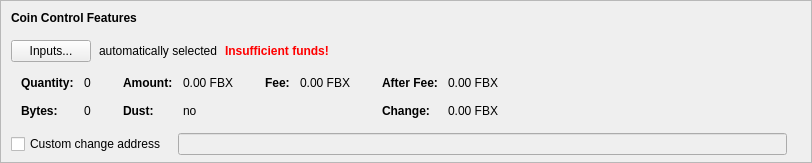
    <widget class="QFrame" name="frameCoinControl">
     <property name="sizePolicy">
      <sizepolicy hsizetype="Expanding" vsizetype="Expanding">
       <horstretch>0</horstretch>
       <verstretch>0</verstretch>
      </sizepolicy>
     </property>
     <property name="maximumSize">
      <size>
       <width>16777215</width>
       <height>16777215</height>
      </size>
     </property>
     <property name="frameShape">
      <enum>QFrame::StyledPanel</enum>
     </property>
     <property name="frameShadow">
      <enum>QFrame::Sunken</enum>
     </property>
     <layout class="QVBoxLayout" name="verticalLayoutCoinControl2">
      <property name="spacing">
       <number>0</number>
      </property>
      <property name="leftMargin">
       <number>0</number>
      </property>
      <property name="topMargin">
       <number>0</number>
      </property>
      <property name="rightMargin">
       <number>0</number>
      </property>
      <property name="bottomMargin">
       <number>6</number>
      </property>
      <item>
       <layout class="QVBoxLayout" name="verticalLayoutCoinControl" stretch="0,0,0,0,1">
        <property name="spacing">
         <number>0</number>
        </property>
        <property name="leftMargin">
         <number>10</number>
        </property>
        <property name="topMargin">
         <number>10</number>
        </property>
        <item>
         <layout class="QHBoxLayout" name="horizontalLayoutCoinControl1">
          <property name="bottomMargin">
           <number>15</number>
          </property>
          <item>
           <widget class="QLabel" name="labelCoinControlFeatures">
            <property name="sizePolicy">
             <sizepolicy hsizetype="Preferred" vsizetype="Maximum">
              <horstretch>0</horstretch>
              <verstretch>0</verstretch>
             </sizepolicy>
            </property>
            <property name="font">
             <font>
              <weight>75</weight>
              <bold>true</bold>
             </font>
            </property>
            <property name="styleSheet">
             <string notr="true">font-weight:bold;</string>
            </property>
            <property name="text">
             <string>Coin Control Features</string>
            </property>
           </widget>
          </item>
         </layout>
        </item>
        <item>
         <layout class="QHBoxLayout" name="horizontalLayoutCoinControl2" stretch="0,0,0,0">
          <property name="spacing">
           <number>8</number>
          </property>
          <property name="bottomMargin">
           <number>10</number>
          </property>
          <item>
           <widget class="QPushButton" name="pushButtonCoinControl">
            <property name="styleSheet">
             <string notr="true"/>
            </property>
            <property name="text">
             <string>Inputs...</string>
            </property>
            <property name="autoDefault">
             <bool>false</bool>
            </property>
           </widget>
          </item>
          <item>
           <widget class="QLabel" name="labelCoinControlAutomaticallySelected">
            <property name="text">
             <string>automatically selected</string>
            </property>
            <property name="margin">
             <number>5</number>
            </property>
           </widget>
          </item>
          <item>
           <widget class="QLabel" name="labelCoinControlInsuffFunds">
            <property name="font">
             <font>
              <weight>75</weight>
              <bold>true</bold>
             </font>
            </property>
            <property name="styleSheet">
             <string notr="true">color:red;font-weight:bold;</string>
            </property>
            <property name="text">
             <string>Insufficient funds!</string>
            </property>
            <property name="margin">
             <number>5</number>
            </property>
           </widget>
          </item>
          <item>
           <spacer name="horizontalSpacerCoinControl">
            <property name="orientation">
             <enum>Qt::Horizontal</enum>
            </property>
            <property name="sizeHint" stdset="0">
             <size>
              <width>40</width>
              <height>1</height>
             </size>
            </property>
           </spacer>
          </item>
         </layout>
        </item>
        <item>
         <widget class="QWidget" name="widgetCoinControl" native="true">
          <property name="sizePolicy">
           <sizepolicy hsizetype="Preferred" vsizetype="Preferred">
            <horstretch>0</horstretch>
            <verstretch>0</verstretch>
           </sizepolicy>
          </property>
          <property name="minimumSize">
           <size>
            <width>0</width>
            <height>0</height>
           </size>
          </property>
          <property name="styleSheet">
           <string notr="true"/>
          </property>
          <layout class="QHBoxLayout" name="horizontalLayoutCoinControl5">
           <property name="leftMargin">
            <number>0</number>
           </property>
           <property name="topMargin">
            <number>0</number>
           </property>
           <property name="rightMargin">
            <number>0</number>
           </property>
           <property name="bottomMargin">
            <number>0</number>
           </property>
           <item>
            <layout class="QHBoxLayout" name="horizontalLayoutCoinControl3" stretch="0,0,0,1">
             <property name="spacing">
              <number>20</number>
             </property>
             <property name="topMargin">
              <number>0</number>
             </property>
             <property name="bottomMargin">
              <number>10</number>
             </property>
             <item>
              <layout class="QFormLayout" name="formLayoutCoinControl1">
               <property name="horizontalSpacing">
                <number>10</number>
               </property>
               <property name="verticalSpacing">
                <number>14</number>
               </property>
               <property name="leftMargin">
                <number>10</number>
               </property>
               <property name="topMargin">
                <number>4</number>
               </property>
               <property name="rightMargin">
                <number>6</number>
               </property>
               <item row="0" column="0">
                <widget class="QLabel" name="labelCoinControlQuantityText">
                 <property name="font">
                  <font>
                   <weight>75</weight>
                   <bold>true</bold>
                  </font>
                 </property>
                 <property name="text">
                  <string>Quantity:</string>
                 </property>
                 <property name="margin">
                  <number>0</number>
                 </property>
                </widget>
               </item>
               <item row="0" column="1">
                <widget class="QLabel" name="labelCoinControlQuantity">
                 <property name="cursor">
                  <cursorShape>IBeamCursor</cursorShape>
                 </property>
                 <property name="contextMenuPolicy">
                  <enum>Qt::ActionsContextMenu</enum>
                 </property>
                 <property name="text">
                  <string notr="true">0</string>
                 </property>
                 <property name="margin">
                  <number>0</number>
                 </property>
                 <property name="textInteractionFlags">
                  <set>Qt::LinksAccessibleByMouse|Qt::TextSelectableByKeyboard|Qt::TextSelectableByMouse</set>
                 </property>
                </widget>
               </item>
               <item row="1" column="0">
                <widget class="QLabel" name="labelCoinControlBytesText">
                 <property name="font">
                  <font>
                   <weight>75</weight>
                   <bold>true</bold>
                  </font>
                 </property>
                 <property name="text">
                  <string>Bytes:</string>
                 </property>
                </widget>
               </item>
               <item row="1" column="1">
                <widget class="QLabel" name="labelCoinControlBytes">
                 <property name="cursor">
                  <cursorShape>IBeamCursor</cursorShape>
                 </property>
                 <property name="contextMenuPolicy">
                  <enum>Qt::ActionsContextMenu</enum>
                 </property>
                 <property name="text">
                  <string notr="true">0</string>
                 </property>
                 <property name="textInteractionFlags">
                  <set>Qt::LinksAccessibleByMouse|Qt::TextSelectableByKeyboard|Qt::TextSelectableByMouse</set>
                 </property>
                </widget>
               </item>
              </layout>
             </item>
             <item>
              <layout class="QFormLayout" name="formLayoutCoinControl2">
               <property name="horizontalSpacing">
                <number>10</number>
               </property>
               <property name="verticalSpacing">
                <number>14</number>
               </property>
               <property name="leftMargin">
                <number>6</number>
               </property>
               <property name="topMargin">
                <number>4</number>
               </property>
               <property name="rightMargin">
                <number>6</number>
               </property>
               <item row="0" column="0">
                <widget class="QLabel" name="labelCoinControlAmountText">
                 <property name="font">
                  <font>
                   <weight>75</weight>
                   <bold>true</bold>
                  </font>
                 </property>
                 <property name="text">
                  <string>Amount:</string>
                 </property>
                 <property name="margin">
                  <number>0</number>
                 </property>
                </widget>
               </item>
               <item row="0" column="1">
                <widget class="QLabel" name="labelCoinControlAmount">
                 <property name="cursor">
                  <cursorShape>IBeamCursor</cursorShape>
                 </property>
                 <property name="contextMenuPolicy">
                  <enum>Qt::ActionsContextMenu</enum>
                 </property>
                 <property name="text">
                  <string notr="true">0.00 FBX</string>
                 </property>
                 <property name="textInteractionFlags">
                  <set>Qt::LinksAccessibleByMouse|Qt::TextSelectableByKeyboard|Qt::TextSelectableByMouse</set>
                 </property>
                </widget>
               </item>
               <item row="1" column="0">
                <widget class="QLabel" name="labelCoinControlLowOutputText">
                 <property name="font">
                  <font>
                   <weight>75</weight>
                   <bold>true</bold>
                  </font>
                 </property>
                 <property name="text">
                  <string>Dust:</string>
                 </property>
                </widget>
               </item>
               <item row="1" column="1">
                <widget class="QLabel" name="labelCoinControlLowOutput">
                 <property name="cursor">
                  <cursorShape>IBeamCursor</cursorShape>
                 </property>
                 <property name="contextMenuPolicy">
                  <enum>Qt::ActionsContextMenu</enum>
                 </property>
                 <property name="text">
                  <string notr="true">no</string>
                 </property>
                 <property name="textInteractionFlags">
                  <set>Qt::LinksAccessibleByMouse|Qt::TextSelectableByKeyboard|Qt::TextSelectableByMouse</set>
                 </property>
                </widget>
               </item>
              </layout>
             </item>
             <item>
              <layout class="QFormLayout" name="formLayoutCoinControl3">
               <property name="horizontalSpacing">
                <number>10</number>
               </property>
               <property name="verticalSpacing">
                <number>14</number>
               </property>
               <property name="leftMargin">
                <number>6</number>
               </property>
               <property name="topMargin">
                <number>4</number>
               </property>
               <property name="rightMargin">
                <number>6</number>
               </property>
               <item row="0" column="0">
                <widget class="QLabel" name="labelCoinControlFeeText">
                 <property name="font">
                  <font>
                   <weight>75</weight>
                   <bold>true</bold>
                  </font>
                 </property>
                 <property name="text">
                  <string>Fee:</string>
                 </property>
                 <property name="margin">
                  <number>0</number>
                 </property>
                </widget>
               </item>
               <item row="0" column="1">
                <widget class="QLabel" name="labelCoinControlFee">
                 <property name="cursor">
                  <cursorShape>IBeamCursor</cursorShape>
                 </property>
                 <property name="contextMenuPolicy">
                  <enum>Qt::ActionsContextMenu</enum>
                 </property>
                 <property name="text">
                  <string notr="true">0.00 FBX</string>
                 </property>
                 <property name="textInteractionFlags">
                  <set>Qt::LinksAccessibleByMouse|Qt::TextSelectableByKeyboard|Qt::TextSelectableByMouse</set>
                 </property>
                </widget>
               </item>
              </layout>
             </item>
             <item>
              <layout class="QFormLayout" name="formLayoutCoinControl4">
               <property name="horizontalSpacing">
                <number>10</number>
               </property>
               <property name="verticalSpacing">
                <number>14</number>
               </property>
               <property name="leftMargin">
                <number>6</number>
               </property>
               <property name="topMargin">
                <number>4</number>
               </property>
               <property name="rightMargin">
                <number>6</number>
               </property>
               <item row="0" column="0">
                <widget class="QLabel" name="labelCoinControlAfterFeeText">
                 <property name="font">
                  <font>
                   <weight>75</weight>
                   <bold>true</bold>
                  </font>
                 </property>
                 <property name="text">
                  <string>After Fee:</string>
                 </property>
                 <property name="margin">
                  <number>0</number>
                 </property>
                </widget>
               </item>
               <item row="0" column="1">
                <widget class="QLabel" name="labelCoinControlAfterFee">
                 <property name="cursor">
                  <cursorShape>IBeamCursor</cursorShape>
                 </property>
                 <property name="contextMenuPolicy">
                  <enum>Qt::ActionsContextMenu</enum>
                 </property>
                 <property name="text">
                  <string notr="true">0.00 FBX</string>
                 </property>
                 <property name="textInteractionFlags">
                  <set>Qt::LinksAccessibleByMouse|Qt::TextSelectableByKeyboard|Qt::TextSelectableByMouse</set>
                 </property>
                </widget>
               </item>
               <item row="1" column="0">
                <widget class="QLabel" name="labelCoinControlChangeText">
                 <property name="font">
                  <font>
                   <weight>75</weight>
                   <bold>true</bold>
                  </font>
                 </property>
                 <property name="text">
                  <string>Change:</string>
                 </property>
                </widget>
               </item>
               <item row="1" column="1">
                <widget class="QLabel" name="labelCoinControlChange">
                 <property name="cursor">
                  <cursorShape>IBeamCursor</cursorShape>
                 </property>
                 <property name="contextMenuPolicy">
                  <enum>Qt::ActionsContextMenu</enum>
                 </property>
                 <property name="text">
                  <string notr="true">0.00 FBX</string>
                 </property>
                 <property name="textInteractionFlags">
                  <set>Qt::LinksAccessibleByMouse|Qt::TextSelectableByKeyboard|Qt::TextSelectableByMouse</set>
                 </property>
                </widget>
               </item>
              </layout>
             </item>
            </layout>
           </item>
          </layout>
         </widget>
        </item>
        <item>
         <layout class="QHBoxLayout" name="horizontalLayoutCoinControl4" stretch="0,0,0">
          <property name="spacing">
           <number>12</number>
          </property>
          <property name="sizeConstraint">
           <enum>QLayout::SetDefaultConstraint</enum>
          </property>
          <property name="topMargin">
           <number>5</number>
          </property>
          <property name="rightMargin">
           <number>5</number>
          </property>
          <item>
           <widget class="QCheckBox" name="checkBoxCoinControlChange">
            <property name="toolTip">
             <string>If this is activated, but the change address is empty or invalid, change will be sent to a newly generated address.</string>
            </property>
            <property name="text">
             <string>Custom change address</string>
            </property>
           </widget>
          </item>
          <item>
           <widget class="QValidatedLineEdit" name="lineEditCoinControlChange">
            <property name="enabled">
             <bool>false</bool>
            </property>
            <property name="sizePolicy">
             <sizepolicy hsizetype="Expanding" vsizetype="Fixed">
              <horstretch>0</horstretch>
              <verstretch>0</verstretch>
             </sizepolicy>
            </property>
           </widget>
          </item>
          <item>
           <widget class="QLabel" name="labelCoinControlChangeLabel">
            <property name="sizePolicy">
             <sizepolicy hsizetype="Preferred" vsizetype="Expanding">
              <horstretch>0</horstretch>
              <verstretch>0</verstretch>
             </sizepolicy>
            </property>
            <property name="minimumSize">
             <size>
              <width>0</width>
              <height>0</height>
             </size>
            </property>
            <property name="text">
             <string/>
            </property>
            <property name="margin">
             <number>3</number>
            </property>
           </widget>
          </item>
         </layout>
        </item>
        <item>
         <spacer name="verticalSpacerCoinControl">
          <property name="orientation">
           <enum>Qt::Vertical</enum>
          </property>
          <property name="sizeHint" stdset="0">
           <size>
            <width>800</width>
            <height>1</height>
           </size>
          </property>
         </spacer>
        </item>
       </layout>
      </item>
     </layout>
    </widget>
